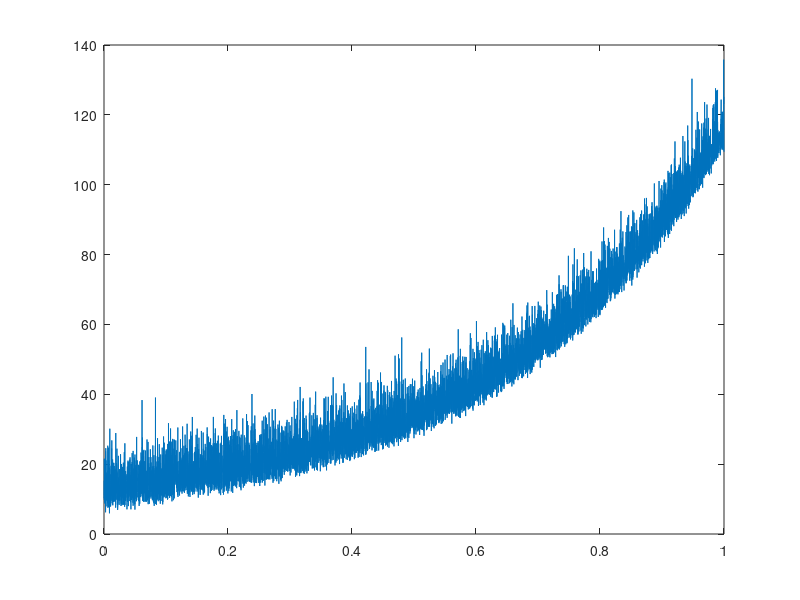

Source code (MATLAB): (Note: this script raises an error after producing the figure.)

load('XYdata.mat');
figure(1);
plot(X,Y);
figure(2);
histogram(Y);

%%
clc
figure(1);
pd_n = fitdist(Y','Normal');
y_n = pdf(pd_n, X');
plot(X,y_n,'LineWidth',2)

figure(2);
pd_g = fitdist(Y','Gamma');
y_g = pdf(pd_g, X');
plot(X,y_g,'LineWidth',2)

figure(3);
hold on
plot(X,Y)
plot(X,y_n,'LineWidth',2)
plot(X,y_g,'LineWidth',2)
hold off
% figure(3);
% pd = fitdist(Y','Chi-square');
% y = pdf(pd, X');
% plot(X,y,'LineWidth',2)

%%
param = mle(Y);
mu = param(1);
sigma = param(2);
Y = normpdf(X,mu,sigma);
